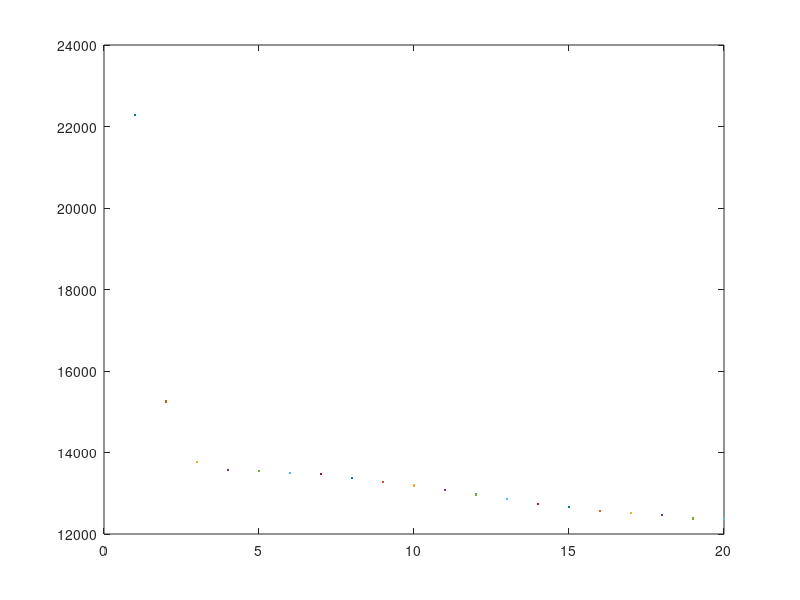

Reproduce this figure in MATLAB.
% Version 1.000 
%
% Code provided by Geoff Hinton and Ruslan Salakhutdinov 
%
% Permission is granted for anyone to copy, use, modify, or distribute this
% program and accompanying programs and documents for any purpose, provided
% this copyright notice is retained and prominently displayed, along with
% a note saying that the original programs are available from our
% web page.
% The programs and documents are distributed without any warranty, express or
% implied.  As the programs were written for research purposes only, they have
% not been tested to the degree that would be advisable in any important
% application.  All use of these programs is entirely at the user's own risk.

% This program trains Restricted Boltzmann Machine in which
% visible, binary, stochastic pixels are connected to
% hidden, binary, stochastic feature detectors using symmetrically
% weighted connections. Learning is done with 1-step Contrastive Divergence.   
% The program assumes that the following variables are set externally:
% maxepoch  -- maximum number of epochs
% numhid    -- number of hidden units 
% batchdata -- the data that is divided into batches (numcases numdims numbatches)
% restart   -- set to 1 if learning starts from beginning 

% train/test X and Y - transposed masterMatrix!

inputRbm = cell2mat(struct2cell(load('masterMatrix46cup.mat')));

%randomiza split


epsilonw      = 0.1;   % Learning rate for weights 
epsilonvb     = 0.1;   % Learning rate for biases of visible units 
epsilonhb     = 0.1;   % Learning rate for biases of hidden units 
weightcost  = 0.0002;   
initialmomentum  = 0.5;
finalmomentum    = 0.9;

[numcases numdims]=size(inputRbm);

numhid = 100;
maxepoch = 20;
restart = 1;

if restart == 1
  restart=0;
  epoch=1;

% Initializing symmetric weights and biases. 
  vishid     = 0.1*randn(numdims, numhid);
  hidbiases  = zeros(1,numhid);
  visbiases  = zeros(1,numdims);

  poshidprobs = zeros(numcases,numhid);
  neghidprobs = zeros(numcases,numhid);
  posprods    = zeros(numdims,numhid);
  negprods    = zeros(numdims,numhid);
  vishidinc  = zeros(numdims,numhid);
  hidbiasinc = zeros(1,numhid);
  visbiasinc = zeros(1,numdims);
  batchposhidprobs=zeros(numcases,numhid,1);
end

for epoch = epoch:maxepoch,
 fprintf(1,'epoch %d\r',epoch); 
 errsum=0; 

%%%%%%%%% START POSITIVE PHASE %%%%%%%%%%%%%%%%%%%%%%%%%%%%%%%%%%%%%%%%%%%%%%%%%%%
 data = inputRbm(:,:);

 % IT IS ALREADY SOFTMAXED. 
 % (Hinton, 2010 - practicle guide to training RBM) - section 13.1 (page13)
 poshidprobs = 1./(1 + exp(-data*vishid - repmat(hidbiases,numcases,1)));    
 batchposhidprobs(:,:)=poshidprobs;
 posprods    = data' * poshidprobs;
 poshidact   = sum(poshidprobs);
 posvisact = sum(data);
 
%%%%%%%%% END OF POSITIVE PHASE  %%%%%%%%%%%%%%%%%%%%%%%%%%%%%%%%%%%%%%%%%%%%%%%%%
 poshidstates = poshidprobs > rand(numcases,numhid);

%%%%%%%%% START NEGATIVE PHASE  %%%%%%%%%%%%%%%%%%%%%%%%%%%%%%%%%%%%%%%%%%%%%%%%%%
 negdata = 1./(1 + exp(-poshidstates*vishid' - repmat(visbiases,numcases,1)));
 neghidprobs = 1./(1 + exp(-negdata*vishid - repmat(hidbiases,numcases,1)));    
 negprods  = negdata'*neghidprobs;
 neghidact = sum(neghidprobs);
 negvisact = sum(negdata); 

 %%%%%%%%% END OF NEGATIVE PHASE %%%%%%%%%%%%%%%%%%%%%%%%%%%%%%%%%%%%%%%%%%%%%%%%%%
 err= sum(sum( (data-negdata).^2 ));
 errsum = err + errsum;

  if epoch>5,
    momentum=finalmomentum;
  else
    momentum=initialmomentum;
  end;

%%%%%%%%% UPDATE WEIGHTS AND BIASES %%%%%%%%%%%%%%%%%%%%%%%%%%%%%%%%%%%%%%%%%%%%%%% 
  vishidinc = momentum*vishidinc + ...
               epsilonw*( (posprods-negprods)/numcases - weightcost*vishid);
  visbiasinc = momentum*visbiasinc + (epsilonvb/numcases)*(posvisact-negvisact);
  hidbiasinc = momentum*hidbiasinc + (epsilonhb/numcases)*(poshidact-neghidact);
  vishid = vishid + vishidinc;
  visbiases = visbiases + visbiasinc;
  hidbiases = hidbiases + hidbiasinc;

%%%%%%%%%%%%%%%% END OF UPDATES %%%%%%%%%%%%%%%%%%%%%%%%%%%%%%%%%%%%%%%%%%%%%%%%%%%% 

  fprintf(1, 'epoch %4i error %6.1f  \n', epoch, errsum);
  plot(epoch, errsum, '.'); hold on 
end;




% overallError = loss(finClass, )